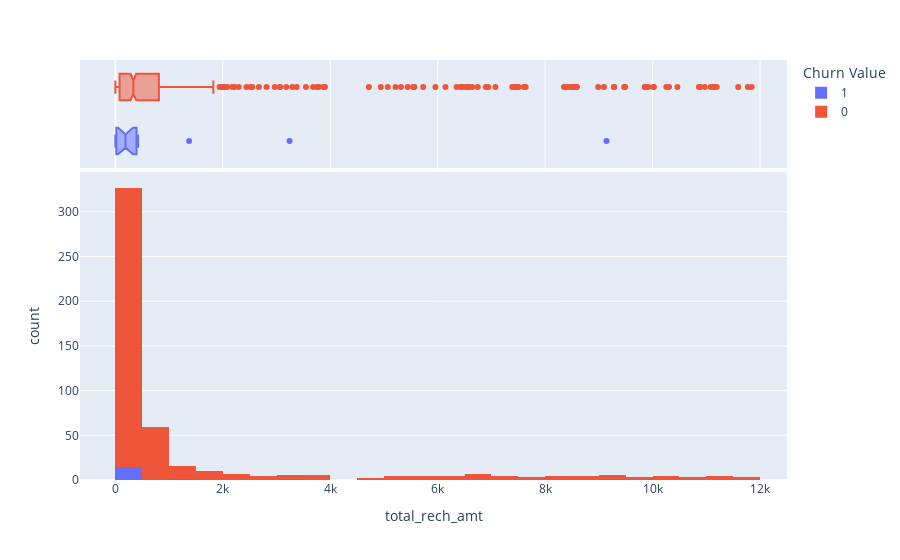

This figure's notebook cell:
### Markdown cell above
## Observation
6.2% of churn customers left the service due to service dissatisfaction
Another 6.1% of churn customers left the service due to Lack of self-service on Website
We also have a number of reasons for the churn that we cannot understand in any way


Total and monthly charges of clients.
Let's look at the total and data chargers of customers

### Code cell
fig = px.histogram(df, x="total_rech_amt", color="Churn Value",
                   marginal="box")
fig.show()

### Figure 1 — Plotly figure (JSON) as saved in the notebook; plotly's stock layout.template omitted (floating-point values rounded to 4 significant figures; data arrays with more than 128 entries replaced by an {"elided": "..."} marker saying what was removed)
{"data": [{"alignmentgroup": "True", "bingroup": "x", "hovertemplate": "Churn Value=1<br>total_rech_amt=%{x}<br>count=%{y}<extra></extra>", "legendgroup": "1", "marker": {"color": "#636efa", "pattern": {"shape": ""}}, "name": "1", "offsetgroup": "1", "orientation": "v", "showlegend": true, "type": "histogram", "x": [18, 41, 423, 0, 9141, 0, 310, 0, 0, 394, 266, 57, 1373, 89, 3242, 262, 117, 274], "xaxis": "x", "yaxis": "y"}, {"alignmentgroup": "True", "hovertemplate": "Churn Value=1<br>total_rech_amt=%{x}<extra></extra>", "legendgroup": "1", "marker": {"color": "#636efa"}, "name": "1", "notched": true, "offsetgroup": "1", "showlegend": false, "type": "box", "x": [18, 41, 423, 0, 9141, 0, 310, 0, 0, 394, 266, 57, 1373, 89, 3242, 262, 117, 274], "xaxis": "x2", "yaxis": "y2"}, {"alignmentgroup": "True", "bingroup": "x", "hovertemplate": "Churn Value=0<br>total_rech_amt=%{x}<br>count=%{y}<extra></extra>", "legendgroup": "0", "marker": {"color": "#EF553B", "pattern": {"shape": ""}}, "name": "0", "offsetgroup": "0", "orientation": "v", "showlegend": true, "type": "histogram", "x": {"elided": "481 int values"}, "xaxis": "x", "yaxis": "y"}, {"alignmentgroup": "True", "hovertemplate": "Churn Value=0<br>total_rech_amt=%{x}<extra></extra>", "legendgroup": "0", "marker": {"color": "#EF553B"}, "name": "0", "notched": true, "offsetgroup": "0", "showlegend": false, "type": "box", "x": {"elided": "481 int values"}, "xaxis": "x2", "yaxis": "y2"}], "layout": {"autosize": true, "barmode": "relative", "legend": {"title": {"text": "Churn Value"}, "tracegroupgap": 0}, "margin": {"t": 60}, "xaxis": {"anchor": "y", "autorange": true, "domain": [0, 1], "range": [-657.9, 12500.0], "title": {"text": "total_rech_amt"}, "type": "linear"}, "xaxis2": {"anchor": "y2", "autorange": true, "domain": [0, 1], "matches": "x", "range": [-657.9, 12500.0], "showgrid": true, "showticklabels": false, "type": "linear"}, "yaxis": {"anchor": "x", "autorange": true, "domain": [0, 0.7326], "range": [0, 344.2], "title": {"text": "count"}}, "yaxis2": {"anchor": "x2", "autorange": true, "domain": [0.7426, 1], "matches": "y2", "range": [-0.5, 1.5], "showgrid": false, "showline": false, "showticklabels": false, "ticks": "", "type": "category"}}}
